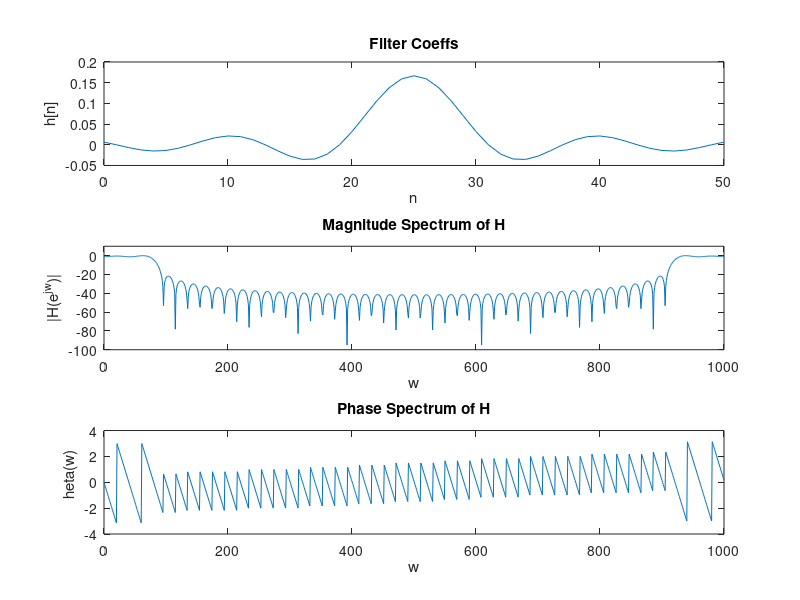

The MATLAB source for this figure:
clearvars

N = 51;
n = 0:1:N-1;
nc = (N-1)/2;
h = (1/6)*sinc((n-nc)/6);

H = fft(h, 1001);

H_norm = mag2db(abs(H)/max(abs(H)));

figure;
subplot(3, 1, 1);
plot(n, h);
title("Filter Coeffs");
xlabel("n");
ylabel("h[n]");
subplot(3, 1, 2);
plot(0:1000, H_norm);
limit = [-100 10];
ylim(limit);
title("Magnitude Spectrum of H");
xlabel("w");
ylabel("|H(e^{jw})|");
subplot(3, 1, 3);
plot(0:1000, angle(H));
title("Phase Spectrum of H");
xlabel("w");
ylabel("\theta(w)");